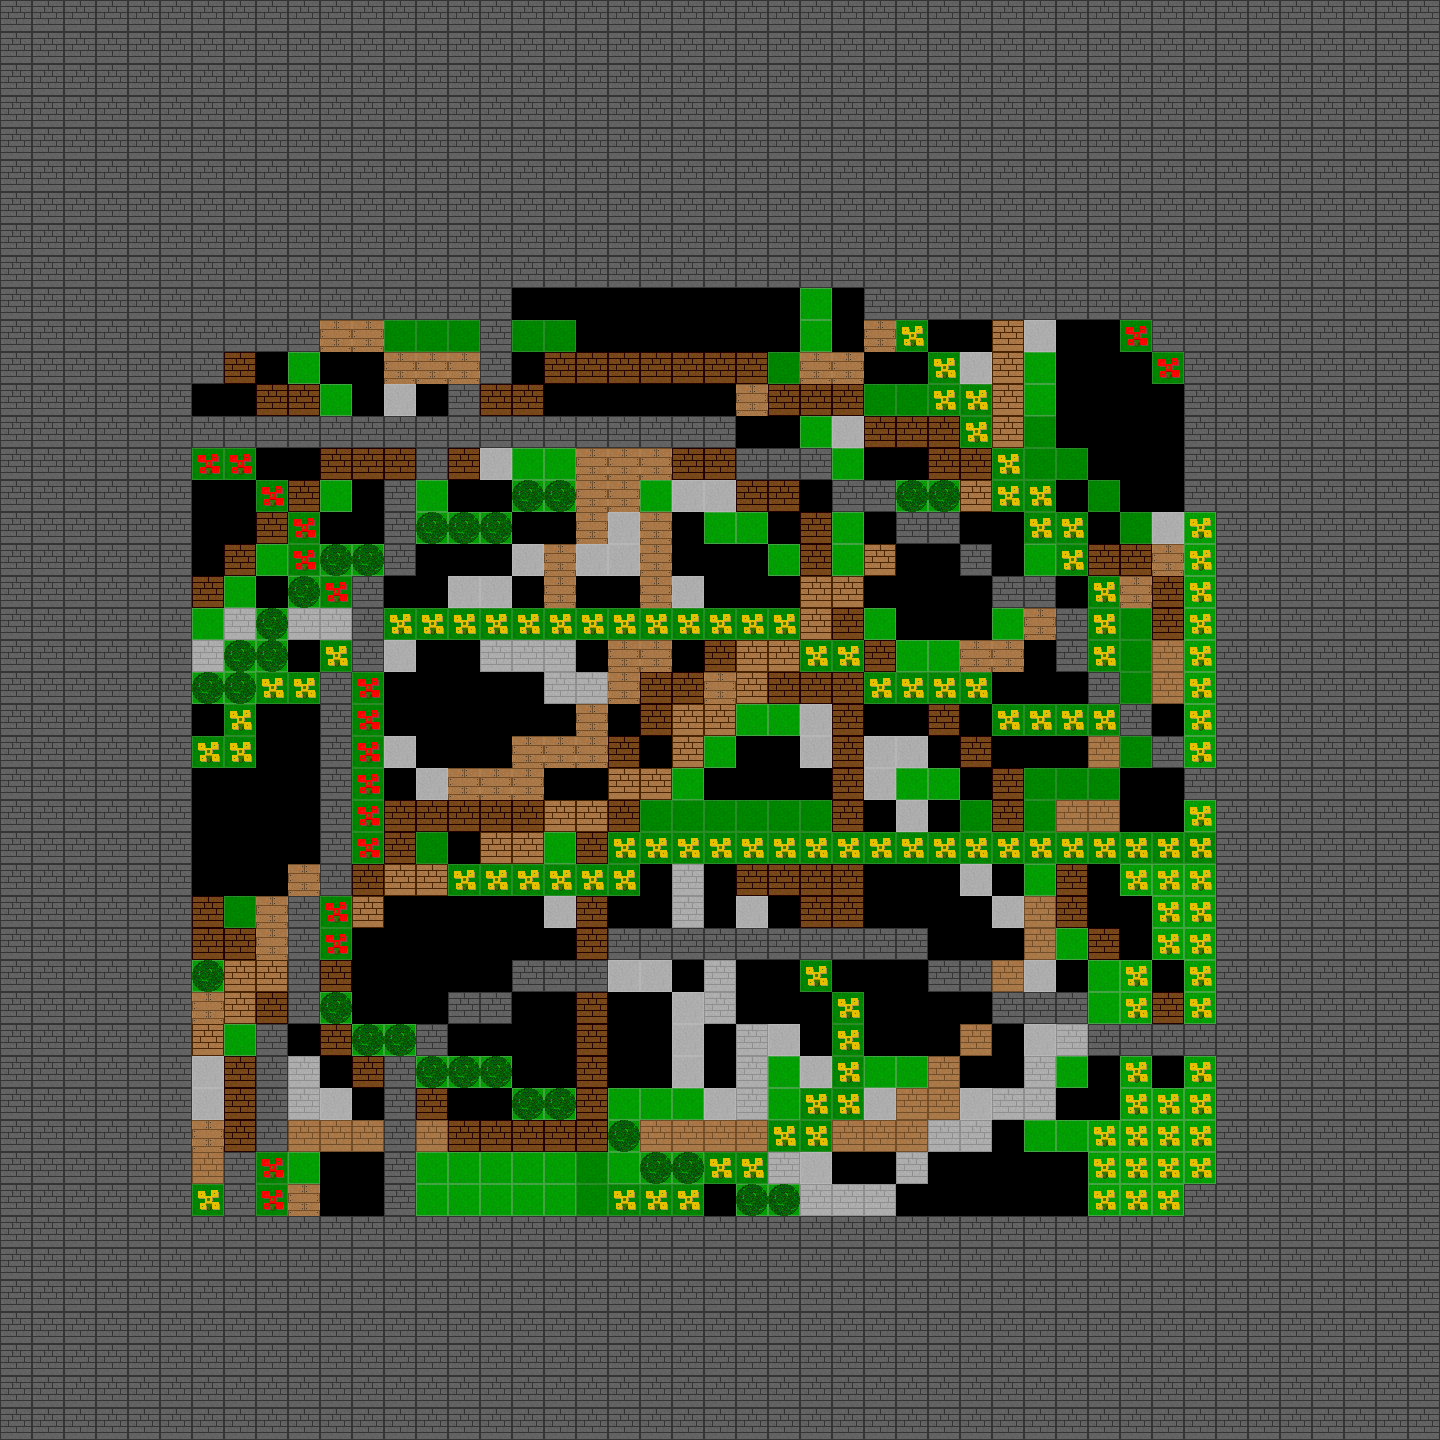

A level layout from a 2D game, rendered from its tile map. Below: a short description, then the map file with its tile-grid data intact:
An orthogonal 45x45 tile map with 32x32 px tiles, 1 tile layer (Tile Layer 1).

<map version="1.0" orientation="orthogonal" renderorder="left-down" width="45" height="45" tilewidth="32" tileheight="32" nextobjectid="1">
 <tileset firstgid="1" name="sprite_sheet" tilewidth="32" tileheight="32" tilecount="64" columns="8">
  <image source="sprite_sheet.png" width="256" height="256" />
  <tile id="3">
   <properties>
    <property name="isSolid" value="true" />
   </properties>
  </tile>
  <tile id="10">
   <properties>
    <property name="isSolid" value="true" />
   </properties>
  </tile>
  <tile id="18">
   <properties>
    <property name="isSolid" value="true" />
   </properties>
  </tile>
  <tile id="34">
   <properties>
    <property name="isSolid" value="true" />
   </properties>
  </tile>
  <tile id="41">
   <properties>
    <property name="isSolid" value="true" />
   </properties>
  </tile>
  <tile id="42">
   <properties>
    <property name="isSolid" value="true" />
   </properties>
  </tile>
  <tile id="63">
   <properties>
    <property name="isSolid" value="true" />
   </properties>
  </tile>
 </tileset>
 <layer name="Tile Layer 1" width="45" height="45">
  <data encoding="csv">
42,42,42,42,42,42,42,42,42,42,42,42,42,42,42,42,42,42,42,42,42,42,42,42,42,42,42,42,42,42,42,42,42,42,42,42,42,42,42,42,42,42,42,42,42,
42,42,42,42,42,42,42,42,42,42,42,42,42,42,42,42,42,42,42,42,42,42,42,42,42,42,42,42,42,42,42,42,42,42,42,42,42,42,42,42,42,42,42,42,42,
42,42,42,42,42,42,42,42,42,42,42,42,42,42,42,42,42,42,42,42,42,42,42,42,42,42,42,42,42,42,42,42,42,42,42,42,42,42,42,42,42,42,42,42,42,
42,42,42,42,42,42,42,42,42,42,42,42,42,42,42,42,42,42,42,42,42,42,42,42,42,42,42,42,42,42,42,42,42,42,42,42,42,42,42,42,42,42,42,42,42,
42,42,42,42,42,42,42,42,42,42,42,42,42,42,42,42,42,42,42,42,42,42,42,42,42,42,42,42,42,42,42,42,42,42,42,42,42,42,42,42,42,42,42,42,42,
42,42,42,42,42,42,42,42,42,42,42,42,42,42,42,42,42,42,42,42,42,42,42,42,42,42,42,42,42,42,42,42,42,42,42,42,42,42,42,42,42,42,42,42,42,
42,42,42,42,42,42,42,42,42,42,42,42,42,42,42,42,42,42,42,42,42,42,42,42,42,42,42,42,42,42,42,42,42,42,42,42,42,42,42,42,42,42,42,42,42,
42,42,42,42,42,42,42,42,42,42,42,42,42,42,42,42,42,42,42,42,42,42,42,42,42,42,42,42,42,42,42,42,42,42,42,42,42,42,42,42,42,42,42,42,42,
42,42,42,42,42,42,42,42,42,42,42,42,42,42,42,42,42,42,42,42,42,42,42,42,42,42,42,42,42,42,42,42,42,42,42,42,42,42,42,42,42,42,42,42,42,
42,42,42,42,42,42,42,42,42,42,42,42,42,42,42,42,64,64,64,64,64,64,64,64,64,1,64,42,42,42,42,42,42,42,42,42,42,42,42,42,42,42,42,42,42,
42,42,42,42,42,42,42,42,42,42,24,24,25,25,25,42,25,25,64,64,64,64,64,64,64,1,64,24,41,64,64,19,2,64,64,33,42,42,42,42,42,42,42,42,42,
42,42,42,42,42,42,42,43,64,1,64,64,24,24,24,42,64,43,43,43,43,43,43,43,25,24,24,64,64,41,2,19,1,64,64,64,33,42,42,42,42,42,42,42,42,
42,42,42,42,42,42,64,64,43,43,1,64,2,64,42,43,43,64,64,64,64,64,64,24,43,43,43,25,25,41,41,19,1,64,64,64,64,42,42,42,42,42,42,42,42,
42,42,42,42,42,42,42,42,42,42,42,42,42,42,42,42,42,42,42,42,42,42,42,64,64,1,2,43,43,43,41,19,25,64,64,64,64,42,42,42,42,42,42,42,42,
42,42,42,42,42,42,33,33,64,64,43,43,43,42,43,2,1,1,24,24,24,43,43,42,42,42,1,64,64,43,43,41,25,25,64,64,64,42,42,42,42,42,42,42,42,
42,42,42,42,42,42,64,64,33,43,1,64,42,1,64,64,4,4,24,24,1,2,2,43,43,64,42,42,4,4,19,41,41,64,25,64,64,42,42,42,42,42,42,42,42,
42,42,42,42,42,42,64,64,43,33,64,64,42,4,4,4,64,64,24,2,24,64,1,1,64,43,1,64,42,42,64,64,41,41,64,25,2,17,42,42,42,42,42,42,42,
42,42,42,42,42,42,64,43,1,33,4,4,42,64,64,64,2,24,2,2,24,64,64,64,1,43,1,19,64,64,42,64,1,41,43,43,24,17,42,42,42,42,42,42,42,
42,42,42,42,42,42,43,1,64,4,33,42,64,64,2,2,64,24,64,64,24,2,64,64,64,19,19,64,64,64,64,42,42,64,41,24,43,17,42,42,42,42,42,42,42,
42,42,42,42,42,42,1,18,4,18,18,42,41,41,41,41,41,41,41,41,41,41,41,41,41,19,43,1,64,64,64,1,24,42,41,25,43,17,42,42,42,42,42,42,42,
42,42,42,42,42,42,18,4,4,64,41,42,2,64,64,18,18,18,64,24,24,64,43,19,19,41,41,43,1,1,24,24,64,42,41,25,11,17,42,42,42,42,42,42,42,
42,42,42,42,42,42,4,4,41,41,42,33,64,64,64,64,64,18,18,24,43,43,24,19,43,43,43,41,41,41,41,64,64,64,42,25,11,17,42,42,42,42,42,42,42,
42,42,42,42,42,42,64,41,64,64,42,33,64,64,64,64,64,64,24,64,43,19,19,1,1,2,43,64,64,43,64,41,41,41,41,42,64,17,42,42,42,42,42,42,42,
42,42,42,42,42,42,41,41,64,64,42,33,2,64,64,64,24,24,24,43,64,19,1,64,64,2,43,2,2,64,43,64,64,64,11,25,42,17,42,42,42,42,42,42,42,
42,42,42,42,42,42,64,64,64,64,42,33,64,2,24,24,24,64,64,19,19,1,64,64,64,64,43,2,1,1,64,43,25,25,25,64,64,42,42,42,42,42,42,42,42,
42,42,42,42,42,42,64,64,64,64,42,33,43,43,43,43,43,19,19,43,25,25,25,25,25,25,43,64,2,64,25,43,25,11,11,64,64,17,42,42,42,42,42,42,42,
42,42,42,42,42,42,64,64,64,64,42,33,43,25,64,19,19,1,43,41,41,41,41,41,41,41,41,41,41,41,41,41,41,41,41,41,41,41,42,42,42,42,42,42,42,
42,42,42,42,42,42,64,64,64,24,42,43,19,19,41,41,41,41,41,41,64,18,64,43,43,43,43,64,64,64,2,64,1,43,64,17,17,17,42,42,42,42,42,42,42,
42,42,42,42,42,42,43,25,24,42,33,19,64,64,64,64,64,2,43,64,64,18,64,2,64,43,43,64,64,64,64,2,11,43,64,64,17,17,42,42,42,42,42,42,42,
42,42,42,42,42,42,43,43,24,42,33,64,64,64,64,64,64,64,43,42,42,42,42,42,42,42,42,42,42,64,64,64,11,1,43,64,17,17,42,42,42,42,42,42,42,
42,42,42,42,42,42,4,19,19,42,43,64,64,64,64,64,42,42,42,2,2,64,18,64,64,41,64,64,64,42,42,11,2,64,1,17,64,17,42,42,42,42,42,42,42,
42,42,42,42,42,42,24,19,43,42,4,64,64,64,42,42,64,64,43,64,64,2,18,64,64,64,41,64,64,64,64,42,42,42,1,17,43,17,42,42,42,42,42,42,42,
42,42,42,42,42,42,19,1,42,64,43,4,4,42,64,64,64,64,43,64,64,2,64,18,2,64,41,64,64,64,11,64,2,18,42,42,42,42,42,42,42,42,42,42,42,
42,42,42,42,42,42,2,43,42,18,64,43,42,4,4,4,64,64,43,64,64,2,64,18,1,2,41,1,1,11,64,64,18,1,64,17,64,17,42,42,42,42,42,42,42,
42,42,42,42,42,42,2,43,42,18,2,64,42,43,64,64,4,4,43,1,1,1,2,18,1,41,41,2,11,11,2,18,18,64,64,17,17,17,42,42,42,42,42,42,42,
42,42,42,42,42,42,24,43,42,11,11,11,42,11,43,43,43,43,43,4,11,11,11,11,41,41,11,11,11,18,18,64,1,1,17,17,17,17,42,42,42,42,42,42,42,
42,42,42,42,42,42,11,42,33,1,64,64,42,1,1,1,1,1,25,1,4,4,41,41,18,2,64,64,18,64,64,64,64,64,17,17,17,17,42,42,42,42,42,42,42,
42,42,42,42,42,42,41,42,33,24,64,64,42,1,1,1,1,1,25,41,41,41,64,4,4,18,18,18,64,64,64,64,64,64,17,17,17,42,42,42,42,42,42,42,42,
42,42,42,42,42,42,42,42,42,42,42,42,42,42,42,42,42,42,42,42,42,42,42,42,42,42,42,42,42,42,42,42,42,42,42,42,42,42,42,42,42,42,42,42,42,
42,42,42,42,42,42,42,42,42,42,42,42,42,42,42,42,42,42,42,42,42,42,42,42,42,42,42,42,42,42,42,42,42,42,42,42,42,42,42,42,42,42,42,42,42,
42,42,42,42,42,42,42,42,42,42,42,42,42,42,42,42,42,42,42,42,42,42,42,42,42,42,42,42,42,42,42,42,42,42,42,42,42,42,42,42,42,42,42,42,42,
42,42,42,42,42,42,42,42,42,42,42,42,42,42,42,42,42,42,42,42,42,42,42,42,42,42,42,42,42,42,42,42,42,42,42,42,42,42,42,42,42,42,42,42,42,
42,42,42,42,42,42,42,42,42,42,42,42,42,42,42,42,42,42,42,42,42,42,42,42,42,42,42,42,42,42,42,42,42,42,42,42,42,42,42,42,42,42,42,42,42,
42,42,42,42,42,42,42,42,42,42,42,42,42,42,42,42,42,42,42,42,42,42,42,42,42,42,42,42,42,42,42,42,42,42,42,42,42,42,42,42,42,42,42,42,42,
42,42,42,42,42,42,42,42,42,42,42,42,42,42,42,42,42,42,42,42,42,42,42,42,42,42,42,42,42,42,42,42,42,42,42,42,42,42,42,42,42,42,42,42,42
</data>
 </layer>
</map>